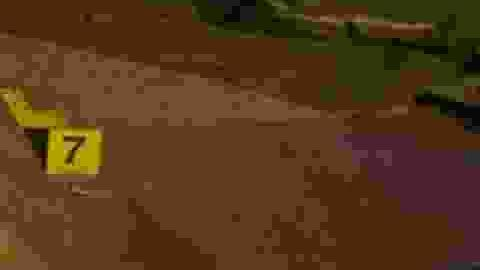
#> input picture app/src/main/python/koureas/dumb/watermarked_Compwatermarked_fore1_1.jpg.jpg, 480 x 270 px
$ python -i attacker.py   (imports and definitions only)
#> lines starting #> are read from the running program, lines starting #| are printed output that depends on the picture
import numpy as np
from PIL import Image
import cv2

# Bluring filters: https://docs.opencv.org/4.x/d4/d13/tutorial_py_filtering.html

# [222 lines left out: functions attackWatermarkedImage, attackWatermarkedImageWithCrops, compressWatermarkedImage, gaussianNoiseWatermarkedImage, saltAndPepperWatermarkedImage, gaussianBlurWatermarkedImage, not called in this run]

def histogramEQWatermarkedImage(watermarkedImage):
	heqName = "HEQ" + watermarkedImage
	wImage = np.array(Image.open(watermarkedImage))
#> wImage is the input picture: shape (270, 480, 3); mean R, G, B 85.3, 54.7, 25.3
	img = cv2.cvtColor(wImage, cv2.COLOR_BGR2YCrCb)
#> img: shape (270, 480, 3); mean of channels 0, 1, 2 49.7, 110.5, 148
	y, cr, cb = cv2.split(img)
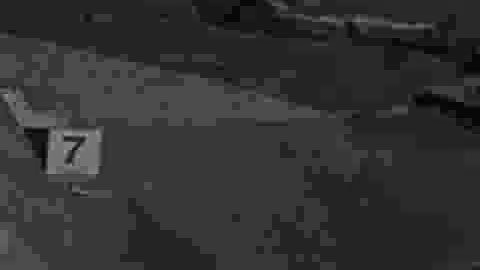
#> y: shape (270, 480); min 2, max 165, mean 49.7
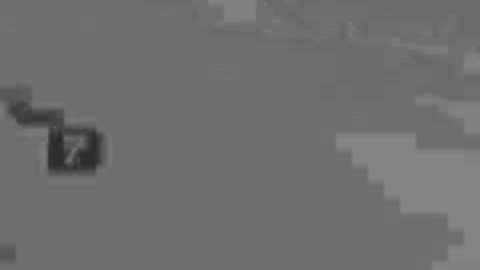
#> cr: shape (270, 480); min 37, max 135, mean 110.5
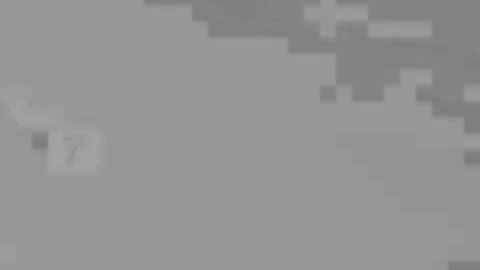
#> cb: shape (270, 480); min 125, max 165, mean 148
	y_eq = cv2.equalizeHist(y)
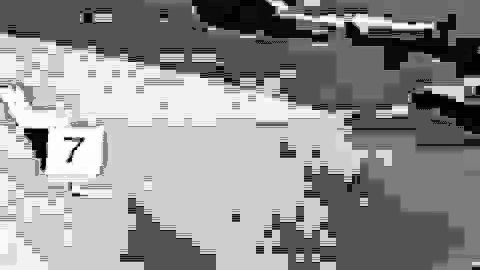
#> y_eq: shape (270, 480); min 0, max 255, mean 145.4
	img_y_cr_cb_eq = cv2.merge((y_eq, cr, cb))
#> img_y_cr_cb_eq: shape (270, 480, 3); mean of channels 0, 1, 2 145.4, 110.5, 148
	img_heq = cv2.cvtColor(img_y_cr_cb_eq, cv2.COLOR_YCR_CB2BGR)
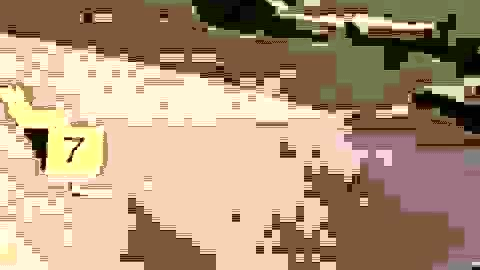
#> img_heq: shape (270, 480, 3); mean R, G, B 176.6, 150.3, 121.7
	img_heq = Image.fromarray(img_heq)
	img_heq.save(heqName, quality = 100, subsampling = 1)
	heqImage = Image.open(heqName)
	return heqImage,heqName

# [9 lines left out: function gammaWatermarkedImage, not called in this run]

>>> result = histogramEQWatermarkedImage('dumb/watermarked_Compwatermarked_fore1_1.jpg.jpg')
